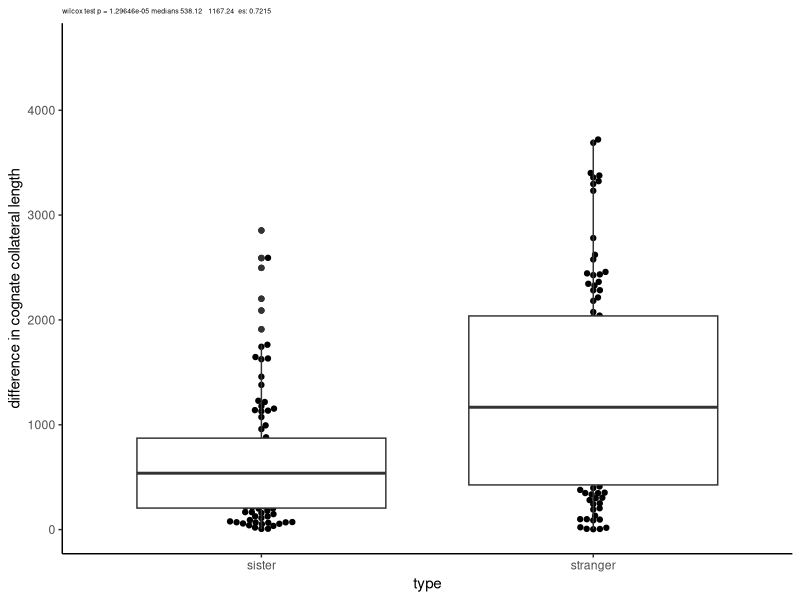
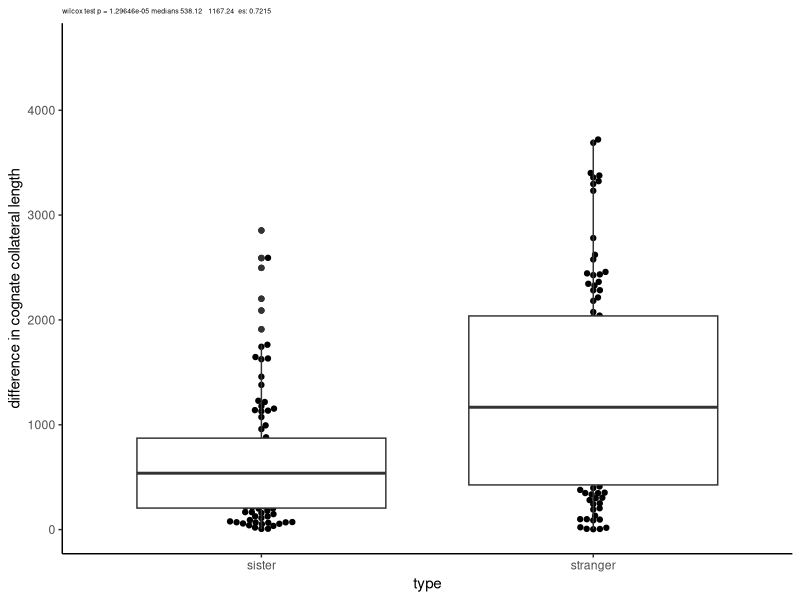

Generate these figures, in order, with R:
#collateral length analyses
#load packages------
library(dplyr)
library(ggbeeswarm)
getmode <- function(v) {
  uniqv <- unique(v)
  uniqv[which.max(tabulate(match(v, uniqv)))]
}
cohensd <- function(x,y){
  #absolute value of difference in group means
  diffinmeans <- abs(mean(x)-mean(y))
  #pooled standard deviation- root mean square of the standard deviations
  pooledsd <- sqrt(((sd(x)^2)+(sd(y)^2))/2)
  #cohens d
  return(diffinmeans/pooledsd)
}
theme_set(theme_classic())
#set working directory and load files------
setwd("C:/Users/emmamtk/Desktop/CSVs for paper")
pn.info <- read.csv('PN_info.csv')
bout.info <- read.csv('bouton_info_KCconnectivity.csv')[,1:12]
#calculate bp to bouton distance (collateral length proxy)------------
bout.info$dx <- abs(bout.info$center.x- bout.info$bp.x)
bout.info$dy <- abs(bout.info$center.y- bout.info$bp.y)
bout.info$dz <- abs(bout.info$center.z- bout.info$bp.z)
bout.info$dbp <- sqrt((bout.info$dx^2)+(bout.info$dy^2)+(bout.info$dz^2))
#get ML position of branch points for each neuron ordered ML
pnbranchpts <- list()
for(i in 1:nrow(pn.info)){
  pn <- pn.info$pn.bodyId[i]
  bps <- unique(bout.info$bp.x[bout.info$pn.bodyId== pn])
  bps <- bps[order(bps)]
  pnbranchpts[[i]] <- bps
  names(pnbranchpts)[i] <- pn
}
#get collateral lengths ordered ML for each PN
pncollaterals <- list()
for(i in 1:nrow(pn.info)){
  pn <- pn.info$pn.bodyId[i]
  collateral <- bout.info$dbp[bout.info$pn.bodyId== pn]
  bps <- bout.info$bp.x[bout.info$pn.bodyId== pn]
  collateral <- collateral[order(bps)]
  pncollaterals[[i]] <- collateral
  names(pncollaterals)[i] <- pn
}

#pw differences in collateral length between different types of PNs with the same number of collaterals------
#get number of collaterals (really bouton number) for each PN
for(i in 1:nrow(pn.info)){
  pn.info$ncoll[i] <- length(pncollaterals[names(pncollaterals) == pn.info$pn.bodyId[i]][[1]])
}

pwdiff <- vector(length = 0)
for(n in 1:6){
  #PNs with the given number of branch points
  pns <- filter(pn.info, ncoll ==n)
  #branch points of pns
  pn.coll <- pncollaterals[names(pncollaterals)%in%pns$pn.bodyId]
  #glomeruli represented in the group
  gloms <- unique(pns$pn.glomerulus)
  #iterate through glomeruli, comparing each PN to PNs of different glomeruli avoiding redundant comparisons
  for(a in 1:(length(gloms)-1)){
    #pns in glom a
    glomapn <- pns$pn.bodyId[pns$pn.glomerulus%in%gloms[a]]
    #pns not in glom a that haven't been compared yet
    otherpn <- pns$pn.bodyId[pns$pn.glomerulus%in%gloms[(a+1):length(gloms)]]
    #compute pairwise distances between each PN belonging to glomA and otherpns
    for(i in 1:length(glomapn)){
      for(j in 1:length(otherpn)){
        pwdiff <- c(pwdiff,
                    abs(pn.coll[names(pn.coll)%in%glomapn[i]][[1]]-pn.coll[names(pn.coll)%in%otherpn[j]][[1]])
        )
      }
    }
    
  }
  
}
#compare cognate collateral lengths--------------------
#make glomeruli dataframe to store comparisons in
glomeruli <-data.frame(pn.glomerulus = unique(pn.info[,3]))
#filter out pn types with only 1 neuron
for(i in 1:length(unique(pn.info$pn.glomerulus))){
  pn.info$nneuron[pn.info$pn.glomerulus==unique(pn.info$pn.glomerulus)[i]] <- 
    nrow(filter(pn.info, pn.glomerulus == unique(pn.info$pn.glomerulus)[i]))
}
pn.info <- pn.info[pn.info$nneuron!=1,]
bout.info <- bout.info[bout.info$pn.bodyId%in%pn.info$pn.bodyId,]

#Pairwise differences in collateral length------
#for each glomerulus calculate pairwise differences in collateral length of cognate boutons
#list that will hold the name of each glomerulus/ PN type and the vector of collateral lengths ordered ml
glomdeltacol <- list()
for(g in 1:nrow(glomeruli)){
  #defines glomerulus of interest
  glom <- glomeruli$pn.glomerulus[g]
  #defines PNs that innervate the glomerulus of interest
  glom.pns <- pn.info$pn.bodyId[pn.info$pn.glomerulus==glom]
  #list that will hold collateral lengths on PNs of this type
  pn.coll <- pncollaterals[names(pncollaterals)%in%glom.pns]
  #determine what the most common number of boutons is for PNs of this type
  glomeruli$ncoll[g] <- getmode(lengths(pn.coll))
  #limit list of branch points to those with the most common number of branch points
  pn.coll <- pn.coll[lengths(pn.coll)%in%glomeruli$ncoll[g]]
  #record how many neurons have the most common number of branch points
  glomeruli$neuronscoll[g] <- length(pn.coll)
  #compute pairwise distances between cognate branch points
  pwdbp <- vector(length = 0)
  if(length(pn.coll) >1){
    for(p in 1:(length(pn.coll)-1)){
      for(q in (p+1):length(pn.coll)){
        pwdbp <- c(pwdbp,abs(pn.coll[[p]]-pn.coll[[q]]))
      }
    }
  }
  if(length(pn.coll)==1){
    pwdbp <- c(pwdbp,NA)
  }
  #store pairwise distances between cognate branch points
  glomdeltacol[[g]] <- pwdbp
  #name list entry after the PN type/ glomerulus
  names(glomdeltacol)[g] <- glomeruli$pn.glomerulus[g]
}

#plot pairwise distances between cognate PNs and other PNs----
#get vector of pairwise distances between cognate branch points on sister PNs
pwsistercoll <- vector(length = 0)
for(i in 1:length(glomdeltacol)){
  pwsistercoll <- c(pwsistercoll, glomdeltacol[[i]])
}
pwsistercoll <- pwsistercoll[!is.na(pwsistercoll)]
#select 98 random stranger distances to plot
pwcoll.rand <- unique(pwdiff[round(runif(98,1,2185))])

#make data into a plottable data frame
plotcoll <- as.data.frame(rbind(cbind(pwsistercoll, 'sister'),cbind(pwcoll.rand, 'stranger')))
colnames(plotcoll) <- c('distance', 'type')
#shapiro test for normality
shapiro.test(pwsistercoll)
shapiro.test(pwcoll.rand)#data is nor normally distributed will do a wilcox rank sum test
#wilcox rank sum test 
test <- wilcox.test(pwsistercoll, pwcoll.rand)
m1 <- round(median(pwsistercoll),2)
m2 <- round(median(pwcoll.rand),2)
#cohensD for effect size
cd <- cohensd(pwsistercoll,pwcoll.rand)
#plot data
ggplot(plotcoll, aes(x= type, y = as.numeric(distance)))+geom_beeswarm()+geom_boxplot()+
  ggtitle(paste("wilcox test p =",round(test$p.value,10),'medians',m1, ' ', m2, ' es:',round(cd,4)))+
  theme(plot.title = element_text(size = 5))+
  ylab('difference in cognate collateral length')+
  ylim(0,4600)
ggsave('cognatecollateral_differences.pdf',
       device = 'pdf',
       width = 4,height =6 ,units = 'in')

